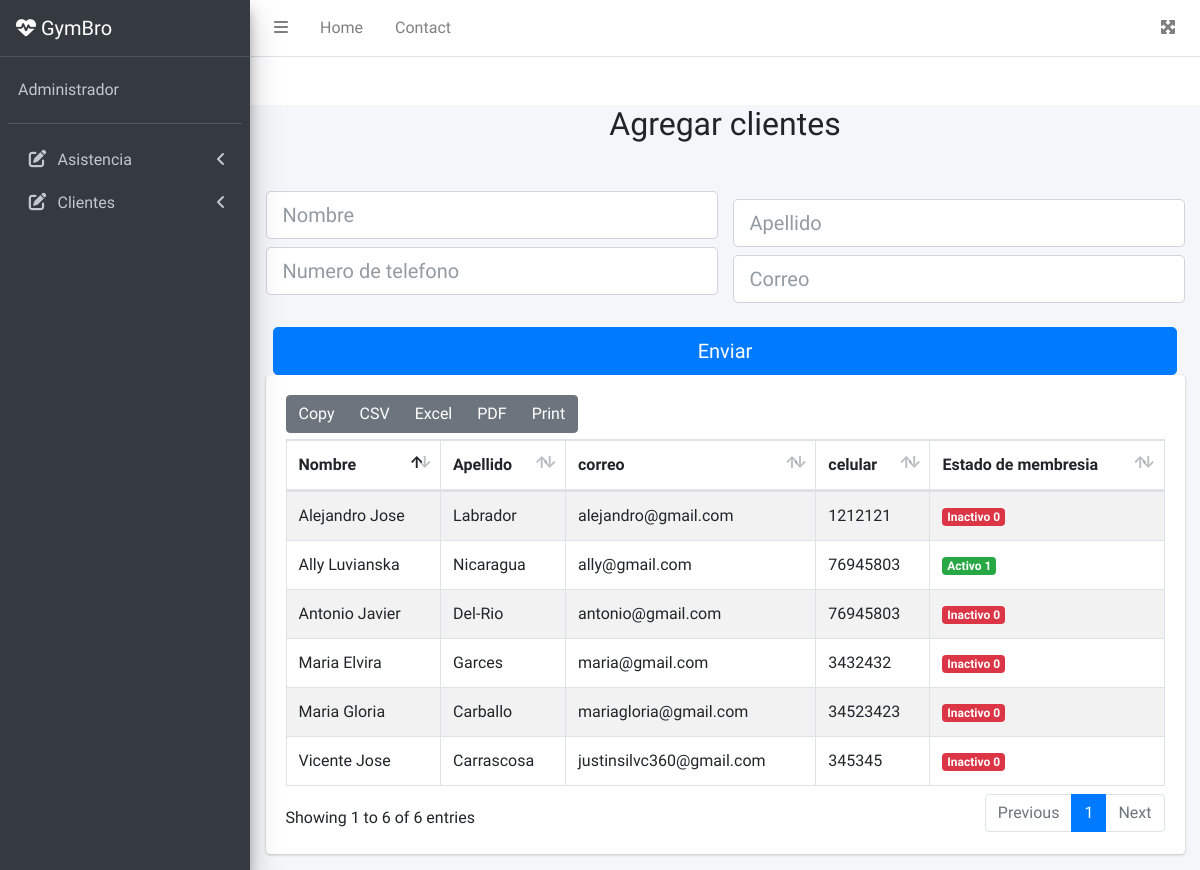
/clientes (signed in), run on an earlier commit of the app's database.
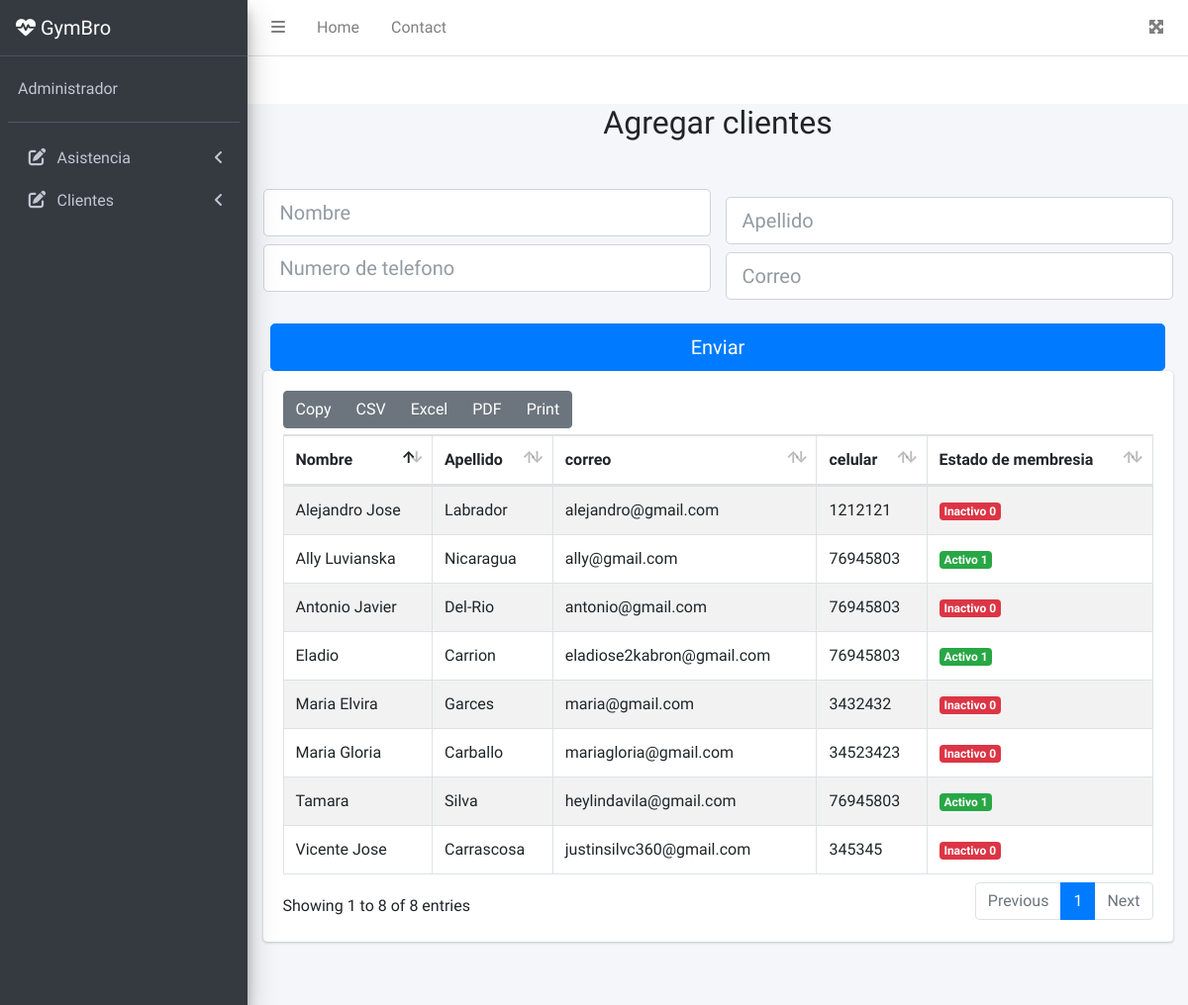
And on a later commit of the database.
### tables this page shows
CREATE TABLE clientes (
   idcliente INTEGER NOT NULL primary key AUTOINCREMENT,
   nombre TEXT NOT NULL,
    apellido TEXT NOT NULL,
    fechaderegistro TEXT NOT NULL,
  fechadevencimiento TEXT NOT NULL,
  estadomembresia integer not null,
  ultimavisita TEXT NOT NULL,
  celular INTEGER,
  correo text,
  idadmin integer not NULL,
  foreign key(idadmin) references administradores(id)
);

### routes/cliente.py (the view, shortened to what this page needs)
@app.route('/clientes', methods=["GET", "POST"])
@login_required
def cliente():
    clientes = db.execute("SELECT * from clientes")
    return render_template("cliente.html", clientes=clientes)

### helpers.py (called while the page is built)
def login_required(f):
    @wraps(f)
    def decorated_function(*args, **kwargs):
        if session.get("user_id") is None:
            return redirect("/login")
        return f(*args, **kwargs)
    return decorated_function

### templates/cliente.html (shortened to what this page needs)
{% extends 'layout.html'%}{% block title %} Asistencia - GYM SOURCE  {% endblock %}{% block content %}
<link
  rel="stylesheet"
  href="{{ url_for('static', filename='css/dataTables.bootstrap4.min.css') }}"
/>
<link
  rel="stylesheet"
  href="{{ url_for('static', filename='css/responsive.bootstrap4.min.css') }}"
/>
<link
  rel="stylesheet"
  href="{{ url_for('static', filename='css/buttons.bootstrap4.min.css') }}"
/>
    <div class="container mt-5">
        <h2 class="text-center">Agregar clientes</h5>
    </div>
    <div class="container mt-5">
        <div class="row">
            <div class="col-lg-12">
                <form action="/clientes" method="POST">
                    <div class="row">
                        <div class="col-lg-6">
                            <input name="nombre" type="text" class="form-control form-control-lg" id="exampleInputEmail1" aria-describedby="emailHelp" placeholder="Nombre">
                        </div>
                        <div class="col-lg-6 mt-2">
                            <input name="apellido" type="text" class="form-control form-control-lg" id="exampleInputEmail1" aria-describedby="emailHelp" placeholder="Apellido">
                        </div>
                    </div>
                    <div class="row">
                        <div class="col-lg-6">
                            <input name="celular" type="text" class="form-control form-control-lg" id="exampleInputEmail1" aria-describedby="emailHelp" placeholder="Numero de telefono">
                        </div>
                        <div class="col-lg-6 mt-2">
                            <input name="correo" type="text" class="form-control form-control-lg" id="exampleInputEmail1" aria-describedby="emailHelp" placeholder="Correo">
                        </div>
                    </div>
                    <div class="container mt-4">
                        <div class="row">
                            <div class="col-lg-12">
                                <button class="btn btn-primary btn-lg btn-block">Enviar</button>
                            </div>
                        </div>
                    </div>
                </form>
            </div>
        </div>
    </div>
    <div class="container">
        <div class="row">
          <div class="col-lg-12">
            <div class="card">
              <div class="card-body">
                <table id="example1" class="table table-bordered table-striped">
                  <thead>
                    <tr>
                      <th>Nombre</th>
                      <th>Apellido</th>
                      <th>correo</th>
                      <th>celular</th>
                      <th>Estado de membresia</th>
                    </tr>
                  </thead>
                  <tbody>
                    {% for i in clientes%}
                    <tr>
                      <td>{{i.nombre}}</td>
                      <td>{{i.apellido}}</td>
                      <td>{{i.correo}}</td>
                      <td>{{i.celular}}</td>
                      {% if i.estadomembresia == 0 %}
                      <td><span class="badge bg-danger">Inactivo {{i.estadomembresia}}</span></td>
                      {% else%}
                      <td><span class="badge bg-success">Activo {{i.estadomembresia}}</span></td>
                      {% endif %}
                    </tr>
                    {% endfor %}
                  </tbody>
                </table>
              </div>
            </div>
          </div>
        </div>
      </div>
     {% endblock %}

### templates/layout.html (shortened to what this page needs)
<!DOCTYPE html>
<html lang="es">
  <head>
    <link
      rel="stylesheet"
      href="https://cdnjs.cloudflare.com/ajax/libs/font-awesome/6.4.0/css/all.min.css"
    />
    <link
      rel="stylesheet"
      href="{{ url_for('static', filename='css/all.min.css')}}"
    />
    <link
      rel="stylesheet"
      href="{{ url_for('static', filename='css/fontawesome.min.css')}}"
    />
    <link
      rel="stylesheet"
      href="{{ url_for('static', filename='css/adminlte.min.css')}}"
    />
  </head>
  <body class="hold-transition sidebar-mini">
    <div class="wrapper">
      <nav class="main-header navbar navbar-expand navbar-white navbar-light">
        <ul class="navbar-nav">
          <li class="nav-item">
            <a class="nav-link" data-widget="pushmenu" href="#" role="button"
              ><i class="fas fa-bars"></i
            ></a>
          </li>
          <li class="nav-item d-none d-sm-inline-block">
            <a href="../../index3.html" class="nav-link">Home</a>
          </li>
          <li class="nav-item d-none d-sm-inline-block">
            <a href="#" class="nav-link">Contact</a>
          </li>
        </ul>
        <ul class="navbar-nav ml-auto">
          <li class="nav-item">
            <a class="nav-link" data-widget="fullscreen" href="#" role="button">
              <i class="fas fa-expand-arrows-alt"></i>
            </a>
          </li>
        </ul>
      </nav>
      <aside class="main-sidebar sidebar-dark-primary elevation-4">
        <a href="../../index3.html" class="brand-link">
          <span class="brand-text font-weight-light"
            ><i class="ml-2 fas fa-heartbeat"></i> GymBro</span
          >
        </a>
        <div class="sidebar">
          <div class="user-panel mt-3 pb-3 mb-3 d-flex">
            <div class="info">
              <a href="#" class="d-block">Administrador</a>
            </div>
          </div>
          <nav class="mt-2">
            <ul
              class="nav nav-pills nav-sidebar flex-column"
              data-widget="treeview"
              role="menu"
              data-accordion="false"
            >
              <li class="nav-item">
                <a href="/" class="nav-link">
                  <i class="nav-icon fas fa-edit"></i>
                  <p>
                    Asistencia
                    <i class="fas fa-angle-left right"></i>
                  </p>
                </a>
                <a href="/clientes" class="nav-link">
                  <i class="nav-icon fas fa-edit"></i>
                  <p>
                    Clientes
                    <i class="fas fa-angle-left right"></i>
                  </p>
                </a>
              </li>
            </ul>
          </nav>
        </div>
      </aside>
      <div class="content-wrapper">
        <section class="content">
          {% block content %} {% endblock %}
        </section>
      </div>
    </div>
  </body>
</html>

What changed in the data, as far as the page shows it:
added clientes: nombre "Tamara", apellido "Silva", correo "heylindavila@gmail.com", celular "76945803", estadomembresia "1"
added clientes: nombre "Eladio", apellido "Carrion", correo "eladiose2kabron@gmail.com", celular "76945803", estadomembresia "1"
Also different on the page:
text written by a page script: "Copy CSV Excel PDF Print Showing 1 to 6 of 6 entries Previous 1 Next" → "Copy CSV Excel PDF Print Showing 1 to 8 of 8 entries Previous 1 Next"
